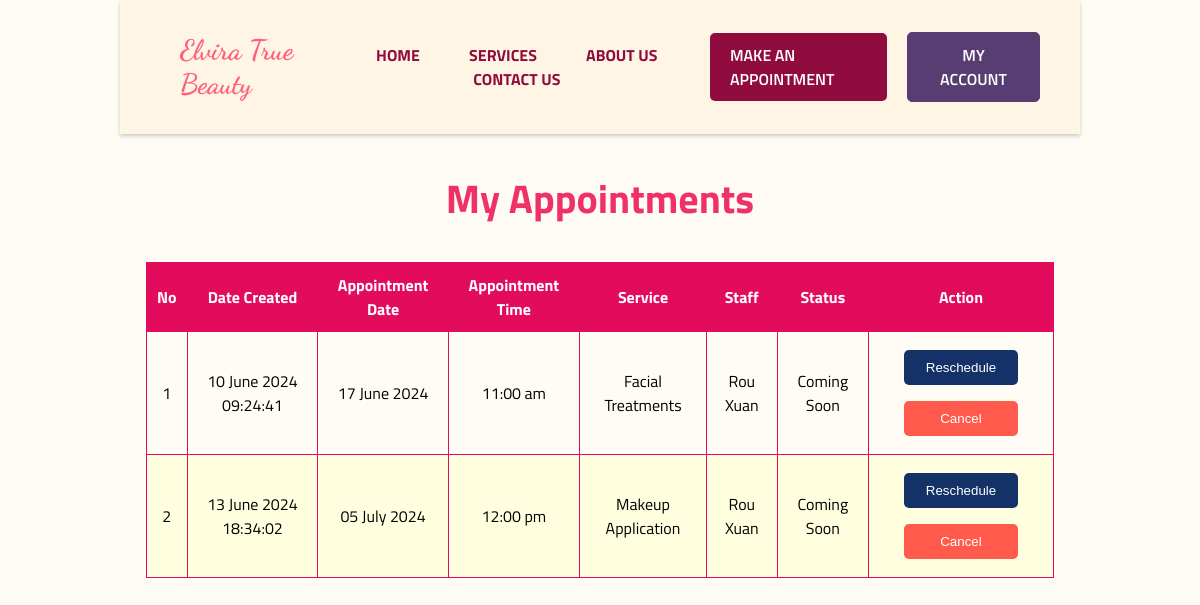
Screenshot of /customer-appointment.php (signed in) with the database file from the repository.
### tables this page shows
CREATE TABLE `appointment` (
  `appointment_id` int(11) NOT NULL,
  `customer_id` int(11) NOT NULL,
  `service_id` int(11) NOT NULL,
  `staff_id` int(11) DEFAULT NULL,
  `appointment_date` date NOT NULL,
  `appointment_time` time NOT NULL,
  `appointment_status` varchar(20) NOT NULL,
  `date_created` timestamp NOT NULL DEFAULT current_timestamp(),
  `date_updated` timestamp NOT NULL DEFAULT current_timestamp() ON UPDATE current_timestamp()
);

CREATE TABLE `service` (
  `service_id` int(11) NOT NULL,
  `service_name` varchar(255) NOT NULL,
  `service_description` text DEFAULT NULL,
  `service_duration` int(11) DEFAULT NULL,
  `service_price` decimal(10,2) DEFAULT NULL,
  `service_image` varchar(255) DEFAULT NULL,
  `date_created` timestamp NOT NULL DEFAULT current_timestamp(),
  `date_updated` timestamp NOT NULL DEFAULT current_timestamp() ON UPDATE current_timestamp()
);

CREATE TABLE `user` (
  `user_id` int(11) NOT NULL,
  `username` varchar(255) NOT NULL,
  `email` varchar(255) NOT NULL,
  `gender` enum('male','female','rather not say') NOT NULL,
  `password` varchar(255) NOT NULL,
  `phone_number` varchar(20) DEFAULT NULL,
  `profile_picture` varchar(255) DEFAULT NULL,
  `security_question_id` int(11) DEFAULT NULL,
  `security_answer` varchar(255) DEFAULT NULL,
  `verification_code` varchar(10) DEFAULT NULL,
  `is_verified` tinyint(1) NOT NULL DEFAULT 0,
  `role` enum('admin','staff','customer') NOT NULL DEFAULT 'customer',
  `date_created` timestamp NOT NULL DEFAULT current_timestamp(),
  `date_updated` timestamp NOT NULL DEFAULT current_timestamp() ON UPDATE current_timestamp()
);

### customer-appointment.php (the view, shortened to what this page needs)
<?php
include 'config.php';
$user_id = $_SESSION['user_id'];
$stmt = $pdo->prepare("SELECT a.*, u.username AS staff_name, s.service_name
                       FROM appointment a
                       LEFT JOIN user u ON a.staff_id = u.user_id
                       LEFT JOIN service s ON a.service_id = s.service_id
                       WHERE a.customer_id = ?
                       ORDER BY a.appointment_date, a.appointment_time");
$stmt->execute([$user_id]);
$appointments = $stmt->fetchAll(PDO::FETCH_ASSOC);
?>
<!DOCTYPE html>
<html lang="en">
<head>
    <link rel="stylesheet" href="css/home.css">
    <link rel="stylesheet" href="https://cdnjs.cloudflare.com/ajax/libs/font-awesome/5.15.4/css/all.min.css" />
    <link href='https://unpkg.com/boxicons@2.0.7/css/boxicons.min.css' rel='stylesheet'>
</head>
<body>
    <nav class="navbar">
        <div class="logo">
            <h1>Elvira True Beauty</h1>
        </div>
        <ul class="nav">
            <li><a href="customer_homepage.php">Home</a></li>
            <li><a href="service.php">Services</a></li>
            <li><a href="about.php">About Us</a></li>
            <li><a href="contact.php">Contact Us</a></li>
        </ul>
        <a href="customer-create-appointment.php" class="appointment-btn" onclick="toggleAppointmentForm()">Make an Appointment</a>
        <div class="cta-buttons">
            <div class="my-dropdown" id="profileDropdown" onmouseover="showDropdown()" onmouseout="hideDropdown()">
                <button class="my-account-btn">My Account</button>
            </div>
        </div>
    </nav>
    <section class="my-appointment-table">
        <h2>My Appointments</h2>
        <table>
            <thead>
                <tr>
                    <th>No</th>
                    <th>Date Created</th>
                    <th>Appointment Date</th>
                    <th>Appointment Time</th>
                    <th>Service</th>
                    <th>Staff</th>
                    <th>Status</th>
                    <th>Action</th>
                </tr>
            </thead>
            <tbody>
            <?php foreach ($appointments as $key => $appointment): ?>
                <?php
                $appointment_datetime = strtotime($appointment['appointment_date'] . ' ' . $appointment['appointment_time']);
                $current_datetime = time();
                $time_diff = $appointment_datetime - $current_datetime;
                $within_24_hours = $time_diff <= 86400;
                ?>
                <tr id="appointment_<?php echo $appointment['appointment_id']; ?>">
                    <td><?php echo $key + 1; ?></td>
                    <td><?php echo date('d F Y H:i:s', strtotime($appointment['date_created'])); ?></td>
                    <td><?php echo date('d F Y', strtotime($appointment['appointment_date'])); ?></td>
                    <td class="appointment-time"><?php echo $appointment['appointment_time']; ?></td>
                    <td><?php echo $appointment['service_name']; ?></td>
                    <td><?php echo $appointment['staff_name']; ?></td>
                    <td id="status_<?php echo $appointment['appointment_id']; ?>"><?php echo $appointment['appointment_status']; ?></td>
                    <td>
                        <?php if ($appointment['appointment_status'] === 'Coming Soon'): ?>
                            <button class="reschedule-btn <?php if ($within_24_hours) echo 'disabled-reschedule-btn'; ?>"
                                    onclick="rescheduleAppointment(<?php echo $appointment['appointment_id']; ?>)"
                                    <?php if ($within_24_hours) echo 'disabled'; ?>>
                                Reschedule
                            </button>
                            <button class="cancel-btn <?php if ($within_24_hours) echo 'disabled-cancel-btn'; ?>"
                                    onclick="cancelAppointment(<?php echo $appointment['appointment_id']; ?>)"
                                    <?php if ($within_24_hours) echo 'disabled'; ?>>
                                Cancel
                            </button>
                        <?php elseif ($appointment['appointment_status'] === 'Completed'): ?>
                            <button class="disabled-btn" disabled>Completed</button>
                        <?php endif; ?>
                    </td>
                </tr>
            <?php endforeach; ?>
        </tbody>
        </table>
    </section>
</body>
</html>

### css/home.css (style rules this page uses)
body { margin: 0; font-family: 'Titillium Web'; font-size: 16px; background-color: #FFFBF5; margin-left: 120px; margin-right: 120px; animation: fadeIn 1s ease-in-out; }
.navbar { display: flex; justify-content: space-between; align-items: center; padding: 0px 40px; background-color: #FFF5E4; box-shadow: 0 2px 4px rgba(0, 0, 0, 0.2); }
.logo h1 { font-family: 'Dancing Script', cursive; font-size: 28px; color: #ff5e7d; padding: 10px 20px; }
.nav { list-style: none; margin: 0; padding: 0; text-transform: uppercase; text-align: center; font-weight: 600; }
.nav * { box-sizing: border-box; transition: all .35s ease; }
.nav li { display: inline-block; margin-right: 20px; list-style: outside none none; padding: 0; }
.nav li a { text-decoration: none; color: #900C3F; font-weight: bold; transition: color 0.3s ease; position: relative; }
.nav a { padding: .5em .8em; }
.nav a::before, .nav a::after { content: ''; height: 14px; width: 14px; position: absolute; transition: all .35s ease; opacity: 0; }
.nav a::before { content: ''; right: 0; top: 0; border-top: 3px solid orangered; border-right: 3px solid orange; transform: translate(-100%, 50%); }
.nav a:after { content: ''; left: 0; bottom: 0; border-bottom: 3px solid orangered; border-left: 3px solid orange; transform: translate(100%, -50%) }
.appointment-btn { padding: 10px 20px; background-color: #900C3F; color: #fff; text-decoration: none; border: none; border-radius: 5px; transition: background-color 0.3s ease; text-transform: uppercase; font-weight: 600; }
.cta-buttons { display: flex; align-items: center; }
.login-btn, .signup-btn, .my-account-btn { padding: 10px 20px; margin-left: 20px; background-color: #fff; color: #900C3F; text-decoration: none; border: 1px solid #900C3F; border-radius: 5px; transition: background-color 0.3s ease, color 0.3s ease; text-transform: uppercase; font-weight: 600; }
.my-dropdown { position: relative; display: inline-block; }
.my-account-btn { padding: 10px 32px; margin-left: 20px; background-color: #583D72; color: #fff; border: 1px solid #583D72; border-radius: 5px; transition: background-color 0.3s ease, color 0.3s ease; text-transform: uppercase; font-weight: 600; cursor: pointer; font-size: 16px; font-family: 'Titillium Web'; }
.my-appointment-table { margin: 26px; text-align: center; font-family: 'Titillium Web'; font-size: 16px; }
.my-appointment-table h2 { color: #f03167; font-size: 40px; font-family: 'Titillium Web'; }
table { width: 100%; border-collapse: collapse; margin-top: 15px; }
th, td { border: 1px solid #E30B5C; padding: 10px; text-align: center; }
th { background-color: #E30B5C; color: white; }
tbody tr:nth-child(even) { background-color: lightyellow; }
td button { padding: 10px 15px; cursor: pointer; border: none; border-radius: 5px; width: 70%; margin: 8px auto; }
.reschedule-btn, .cancel-btn { padding: 10px 15px; margin: 8px; cursor: pointer; border: none; border-radius: 5px; color: white; }
.reschedule-btn { background-color: #143268; }
.cancel-btn { background-color: #ff5a4c; }
.disabled-reschedule-btn, .disabled-cancel-btn { cursor: not-allowed; }

### rows the page displays
appointment: date_created "10 June 2024 09:24:41", appointment_date "17 June 2024", service.service_name "Facial Treatments", staff.username "Rou Xuan", appointment_status "Coming Soon"
appointment: date_created "13 June 2024 18:34:02", appointment_date "05 July 2024", service.service_name "Makeup Application", staff.username "Rou Xuan", appointment_status "Coming Soon"
